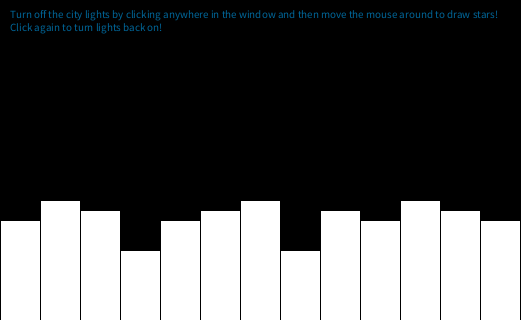
Frame 1 (no input)
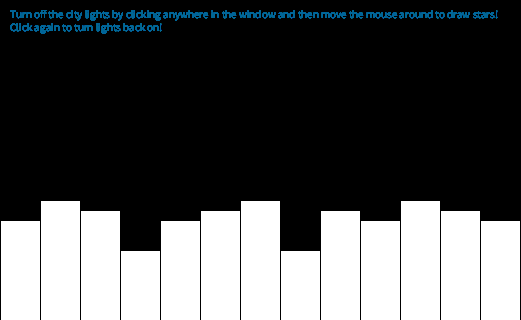
Frame 60 (the mouse pressed at the canvas centre just before this capture)
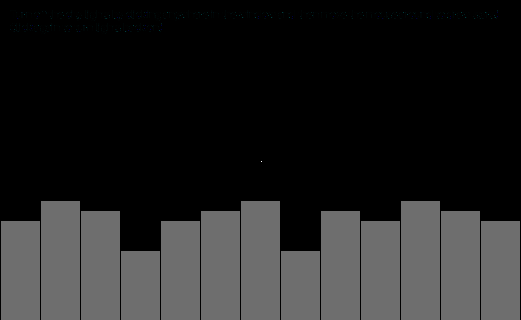
Frame 120 (the mouse held since frame 60 and released just before this capture)

The Processing sketch that drew these frames (run headless with seeded random() and noise(); from frame 60 on, the mouse is pressed at the canvas centre):

// Processing sketch: processing_11674
// ── processing_11674.pde

float light = 255;
boolean stars = false;
boolean lighton = true;
String s = "Turn off the city lights by clicking anywhere in the window and then move the mouse around to draw stars! Click again to turn lights back on!";
boolean texton = true;

void setup () {
  // set the size of the window and background colour
  size (521,320);
  background(0);
  smooth();
  frameRate(30);
}

void mousePressed () {
   // setting the conditions to determine if the stars would be drawn
  if (lighton) {
    // when mouse is clicked, and if they lighton is true, set it to false, change the buildings colour and allow stars to be drawn
    light = 110;
    stars = true;
    lighton = false;
    texton = false;
    }
    else {
    // when mouse is clicked, if the lighton is false, set it to true, change the colour of the building to white, and set a black background to clear the sky of stars
    light = 255;
    lighton = true;
    stars = false;
    fill(0);
    rect(0,0,521,320);
    texton = true;
    
  }
}

void draw () {
  
  // if the stars boolean is true, enable the drawing of stars, else do nothing
  if (stars) {
      fill(255);
      rect(mouseX,mouseY,2,2);
  }
  
  // controls the visibility of the text
  if (texton) {
  textSize(11);
  fill(0, 102, 153);
  text(s, 10, 10, 500, 40);
}
  else {
  fill(0, 0, 0);
  text(s, 10, 10, 500, 40);
}
  
  // cityscape buildings, with the fill set as a changeable variable
  fill(light);
  rect(0,220,40,100);
  rect(40,200,40,150);
  rect(80,210,40,130);  
  rect(120,250,40,120);
  rect(160,220,40,100);
  rect(200,210,40,130);  
  rect(240,200,40,150);
  rect(280,250,40,120);
  rect(320,210,40,130);  
  rect(360,220,40,100);
  rect(400,200,40,150);
  rect(440,210,40,130); 
  rect(480,220,40,100);
  }
